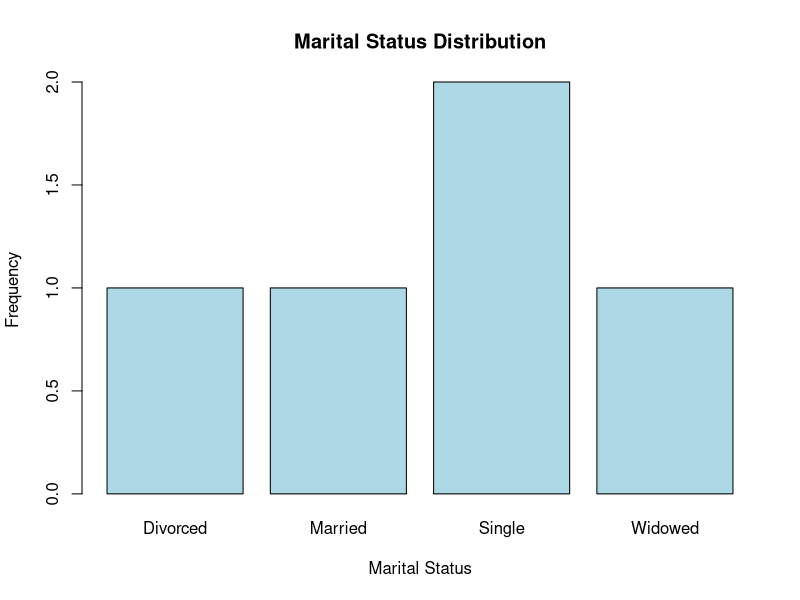
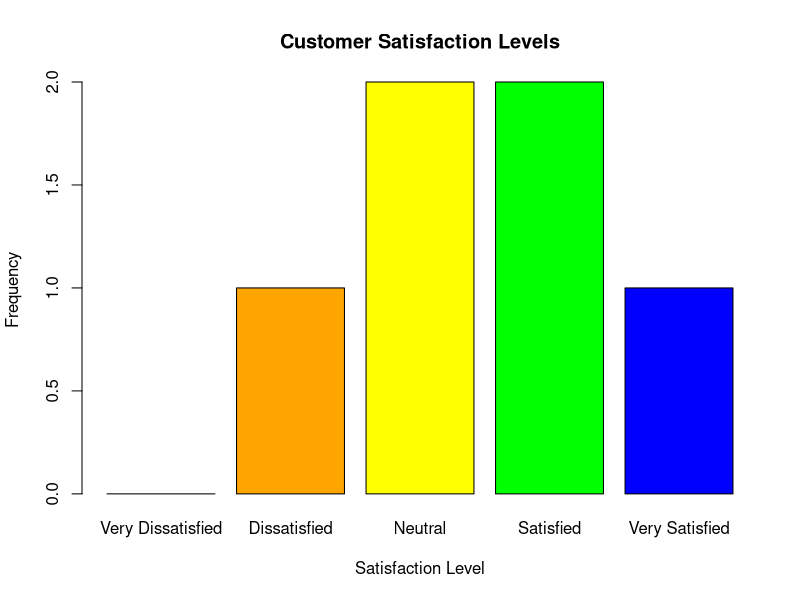
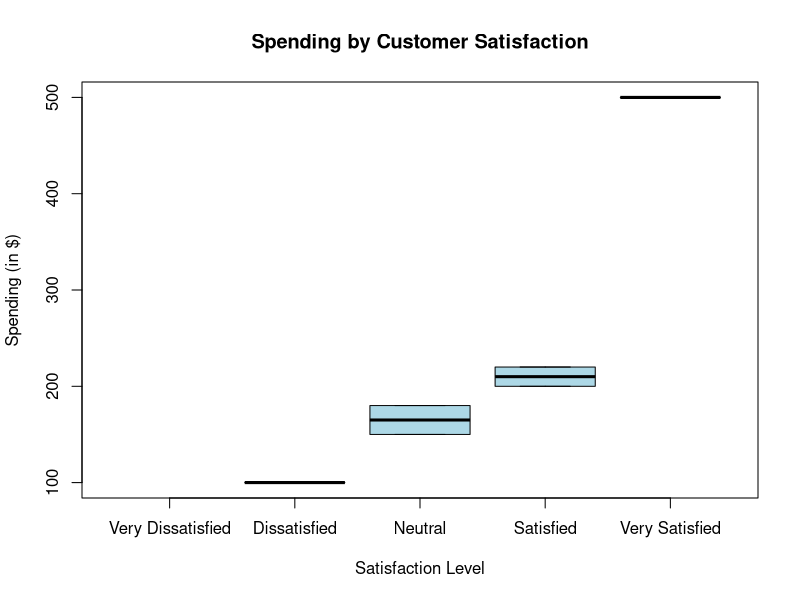
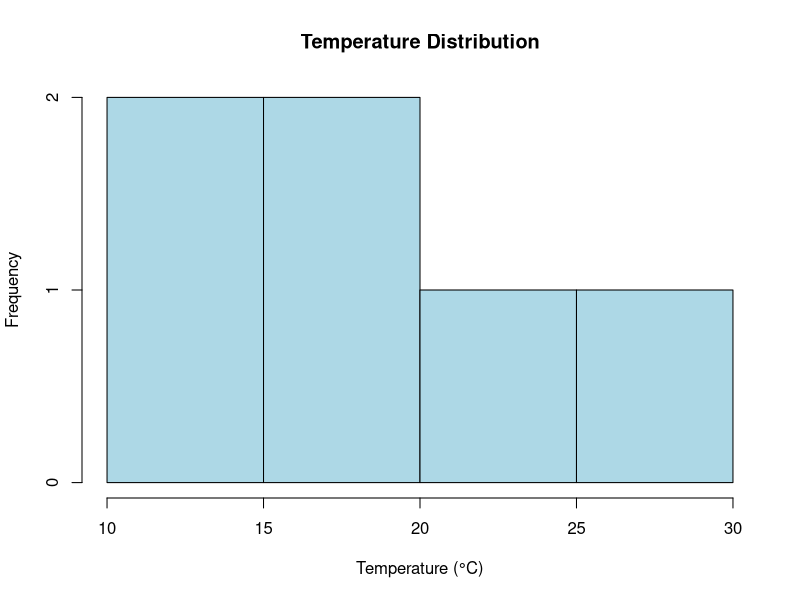
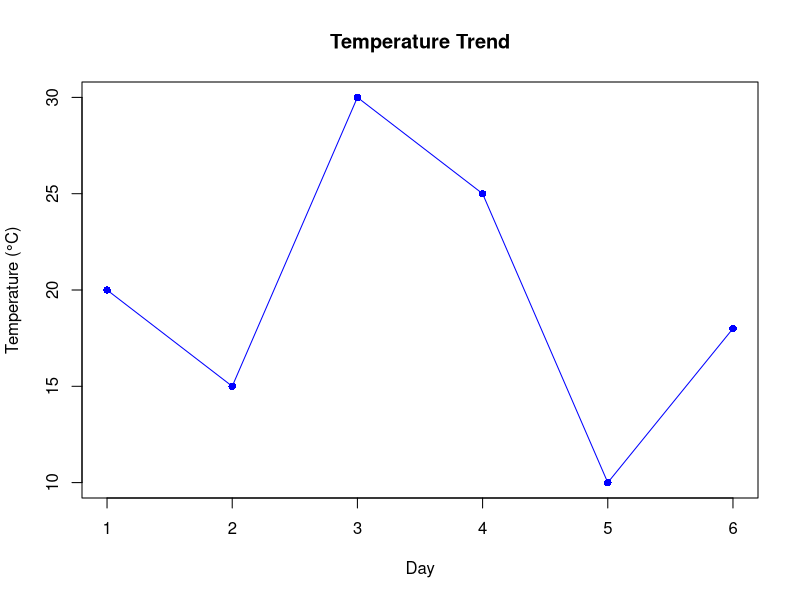
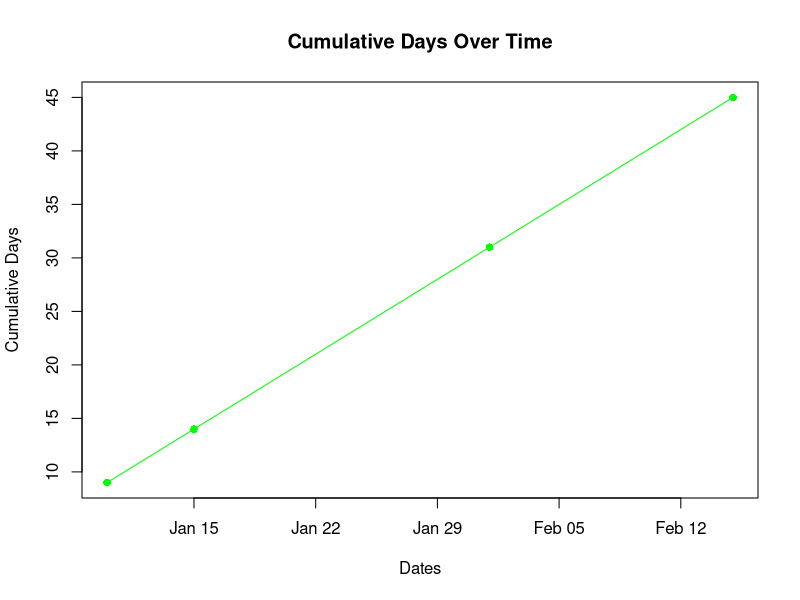
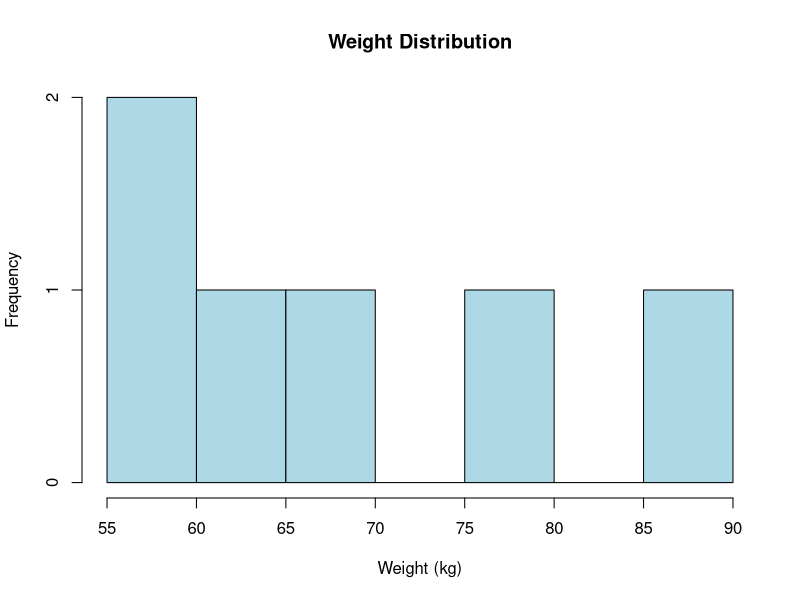
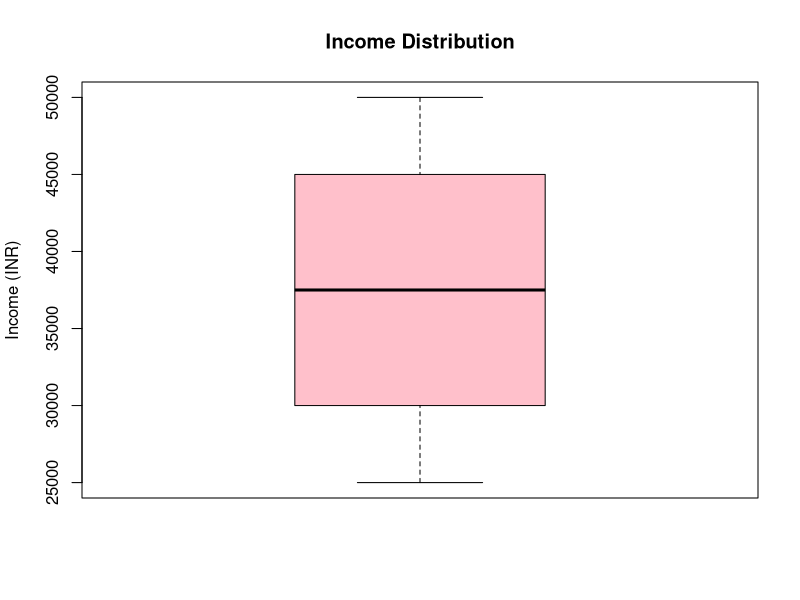

These charts were generated, in order, by the following R code:
## ---- chunk 1
# Create a nominal variable
gender <- factor(c("Male", "Female", "Female", "Male", "Male"))

# Check the structure of the variable
str(gender)

# Print the variable
print(gender)
## ---- chunk 2
# Create a nominal variable
marital_status <- factor(c("Single", "Married", "Single", "Divorced", "Widowed"))

# Print the variable
print(marital_status)

# Check the levels
levels(marital_status)
## ---- chunk 3
# Create a nominal variable
eye_color <- factor(c("Blue", "Brown", "Green", "Brown", "Blue"))

# Print the variable
print(eye_color)

# Tabulate the frequency of each category
table(eye_color)
## ---- chunk 4
# Create a data frame with nominal variables
data <- data.frame(
  ID = 1:5,
  Gender = factor(c("Male", "Female", "Female", "Male", "Male")),
  Marital_Status = factor(c("Single", "Married", "Single", "Divorced", "Widowed")),
  Eye_Color = factor(c("Blue", "Brown", "Green", "Brown", "Blue"))
)

# Print the data
print(data)
## ---- chunk 5
# Create a nominal variable
marital_status <- factor(c("Single", "Married", "Single", "Divorced", "Widowed"))

# Bar plot for marital status
barplot(table(marital_status),
  main = "Marital Status Distribution",
  col = "lightblue",
  ylab = "Frequency",
  xlab = "Marital Status"
)
## ---- chunk 6
# Frequency table for gender
table(gender)

# Frequency table for marital status
table(marital_status)
## ---- chunk 7
# Proportion of each marital status
prop.table(table(marital_status))
## ---- chunk 8
# Create an ordinal variable for education level
education <- factor(c("Bachelor's", "High School", "Master's", 
                      "Ph.D.", "Bachelor's", "High School"),
                    levels = c("High School", "Bachelor's", "Master's", "Ph.D."),
                    ordered = TRUE)

# Print the variable
print(education)

# Check the structure
str(education)

## ---- chunk 9
# Create an ordinal variable for satisfaction
satisfaction <- factor(c("Satisfied", "Neutral", "Very Satisfied", 
                         "Dissatisfied", "Neutral", "Satisfied"),
                       levels = c("Very Dissatisfied", "Dissatisfied", 
                                  "Neutral", "Satisfied", "Very Satisfied"),
                       ordered = TRUE)

# Print the variable
print(satisfaction)

# Check the levels
levels(satisfaction)

## ---- chunk 10
# Bar plot for satisfaction
barplot(table(satisfaction), 
        main = "Customer Satisfaction Levels", 
        col = c("red", "orange", "yellow", "green", "blue"), 
        xlab = "Satisfaction Level", 
        ylab = "Frequency")

## ---- chunk 11
# Create a numeric variable (e.g., customer spending)
spending <- c(200, 150, 500, 100, 180, 220)

# Box plot of spending by satisfaction
boxplot(spending ~ satisfaction, 
        main = "Spending by Customer Satisfaction", 
        xlab = "Satisfaction Level", 
        ylab = "Spending (in $)", 
        col = "lightblue")

## ---- chunk 12
# Frequency table for satisfaction
table(satisfaction)

## ---- chunk 13
# Summarize ordinal data
summary(satisfaction)

## ---- chunk 14
# Create a data frame with ordinal variables
survey_data <- data.frame(
  ID = 1:6,
  Education = factor(c("High School", "Bachelor's", "Master's", 
                       "Ph.D.", "High School", "Bachelor's"),
                     levels = c("High School", "Bachelor's", "Master's", "Ph.D."),
                     ordered = TRUE),
  Satisfaction = factor(c("Neutral", "Satisfied", "Very Satisfied", 
                          "Dissatisfied", "Neutral", "Satisfied"),
                        levels = c("Very Dissatisfied", "Dissatisfied", 
                                   "Neutral", "Satisfied", "Very Satisfied"),
                        ordered = TRUE),
  Spending = c(150, 200, 500, 120, 180, 250)
)

# Print the dataset
print(survey_data)

## ---- chunk 15
# Mean spending by education level
aggregate(Spending ~ Education, data = survey_data, FUN = mean)

## ---- chunk 16
# Convert satisfaction to numeric and check correlation
cor(as.numeric(survey_data$Satisfaction), survey_data$Spending)

## ---- chunk 17
# Create a vector for temperature
temperature <- c(20, 15, 30, 25, 10, 18)

# Print the variable
print(temperature)

# Check the structure
str(temperature)

## ---- chunk 18
# Create a vector for IQ scores
iq_scores <- c(110, 95, 120, 130, 105, 115)

# Print the variable
print(iq_scores)

## ---- chunk 19
# Create a vector for dates
dates <- as.Date(c("2024-01-01", "2024-01-10", "2024-01-15", 
                   "2024-02-01", "2024-02-15"))

# Calculate intervals (difference in days)
date_intervals <- diff(dates)
print(date_intervals)

## ---- chunk 20
# Summary statistics for temperature
summary(temperature)

# Summary statistics for IQ scores
summary(iq_scores)

## ---- chunk 21
# Difference in temperature
temperature_diff <- diff(temperature)
print(temperature_diff)

## ---- chunk 22
# Histogram for temperature
hist(temperature, 
     main = "Temperature Distribution", 
     xlab = "Temperature (°C)", 
     col = "lightblue", 
     breaks = 5)

## ---- chunk 23
# Line plot for temperature
plot(temperature, 
     type = "o", 
     main = "Temperature Trend", 
     xlab = "Day", 
     ylab = "Temperature (°C)", 
     col = "blue", 
     pch = 16)

## ---- chunk 24
# Calculate the interval in days
date_diff <- as.numeric(diff(dates))
print(date_diff)

## ---- chunk 25

# Create a line plot with dates
plot(dates[-1], cumsum(date_diff), 
     type = "o", 
     main = "Cumulative Days Over Time", 
     xlab = "Dates", 
     ylab = "Cumulative Days", 
     col = "green", 
     pch = 16)

## ---- chunk 26
# Create a dataset
interval_data <- data.frame(
  ID = 1:6,
  Temperature = c(20, 15, 30, 25, 10, 18),      # Interval variable
  IQ_Score = c(110, 95, 120, 130, 105, 115),   # Interval variable
  Date = as.Date(c("2024-01-01", "2024-01-10", "2024-01-15", 
                   "2024-02-01", "2024-02-15", "2024-03-01"))
)

# Print the dataset
print(interval_data)

## ---- chunk 27
# Mean and SD for temperature
mean_temp <- mean(interval_data$Temperature)
sd_temp <- sd(interval_data$Temperature)

print(mean_temp)
print(sd_temp)

## ---- chunk 28
# Correlation between Temperature and IQ Score
cor(interval_data$Temperature, interval_data$IQ_Score)

## ---- chunk 29
# Create a vector for weight
weight <- c(60, 70, 55, 80, 90, 65)

# Print the variable
print(weight)

# Check the structure
str(weight)

## ---- chunk 30
# Create a vector for distance
distance <- c(10, 20, 5, 15, 25, 30)

# Print the variable
print(distance)

## ---- chunk 31
# Create a vector for income
income <- c(25000, 40000, 30000, 45000, 50000, 35000)

# Print the variable
print(income)

## ---- chunk 32
# Summary statistics for weight
summary(weight)

# Summary statistics for distance
summary(distance)

## ---- chunk 33
# Ratio of the highest weight to the lowest weight
max(weight) / min(weight)

# Ratio of the highest income to the lowest income
max(income) / min(income)

## ---- chunk 34
# Proportion of distances to the total distance
distance_prop <- distance / sum(distance)
print(distance_prop)

## ---- chunk 35
# Histogram for weight
hist(weight, 
     main = "Weight Distribution", 
     xlab = "Weight (kg)", 
     col = "lightblue", 
     breaks = 5)

## ---- chunk 36
# Box plot for income
boxplot(income, 
        main = "Income Distribution", 
        ylab = "Income (INR)", 
        col = "pink")

## ---- chunk 37
# Scatter plot of weight vs. distance
plot(weight, distance, 
     main = "Weight vs. Distance Traveled", 
     xlab = "Weight (kg)", 
     ylab = "Distance Traveled (km)", 
     col = "blue", 
     pch = 16)

## ---- chunk 38
# Create a dataset with ratio variables
ratio_data <- data.frame(
  ID = 1:6,
  Weight = weight,                    # Ratio variable
  Distance = distance,                # Ratio variable
  Income = income,                    # Ratio variable
  Time = c(2, 4, 1, 3, 5, 6)          # Ratio variable (time in hours)
)

# Print the dataset
print(ratio_data)

## ---- chunk 39
# Mean and SD for weight
mean_weight <- mean(ratio_data$Weight)
sd_weight <- sd(ratio_data$Weight)

print(mean_weight)
print(sd_weight)

## ---- chunk 40
# Correlation between Weight and Distance
cor(ratio_data$Weight, ratio_data$Distance)

# Correlation between Income and Time
cor(ratio_data$Income, ratio_data$Time)

## ---- chunk 41
# Proportion of each person's income to the total income
income_prop <- ratio_data$Income / sum(ratio_data$Income)
print(income_prop)

## ---- chunk 42
# Bar plot for income proportions
barplot(income_prop, 
        main = "Income Proportions", 
        names.arg = ratio_data$ID, 
        xlab = "ID", 
        ylab = "Proportion of Total Income", 
        col = "cyan")

## ---- chunk 43
# Line plot of time vs. distance
plot(ratio_data$Time, ratio_data$Distance, 
     type = "o", 
     main = "Distance Traveled Over Time", 
     xlab = "Time (hours)", 
     ylab = "Distance (km)", 
     col = "green", 
     pch = 16)

